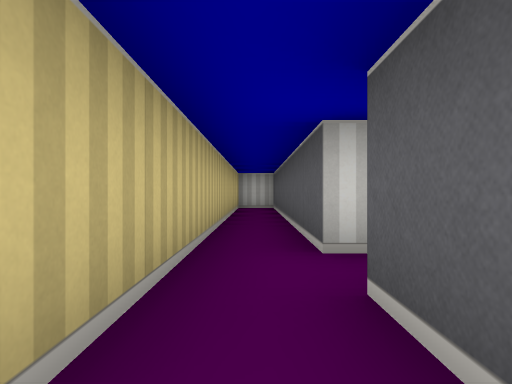
[1] (above)

18 first-person views from a walk through a cub3D ray-caster map. The camera is about half as high as the walls, looks level and sees 75° across. The floor is counted in squares. Each view is taken from the middle of a square. On the plan, view 1 faces up. The plan holds only what a view shows up to about 9 squares ahead; the rest is blank.

[2]
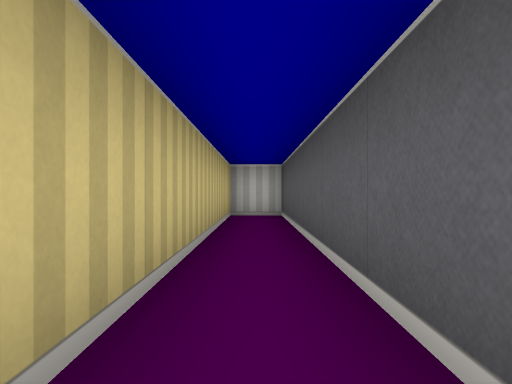

[3]
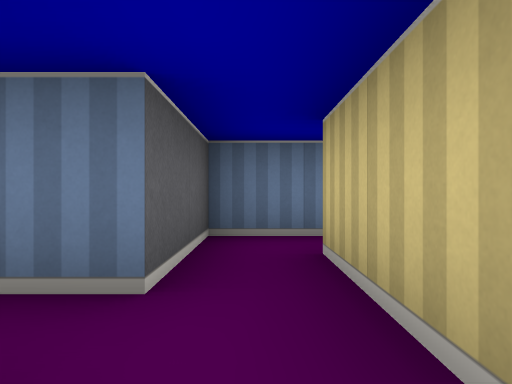

[4]
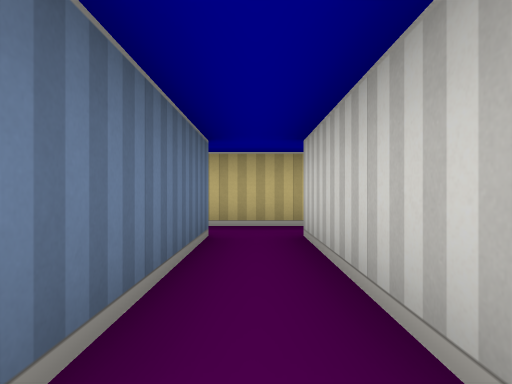

[5]
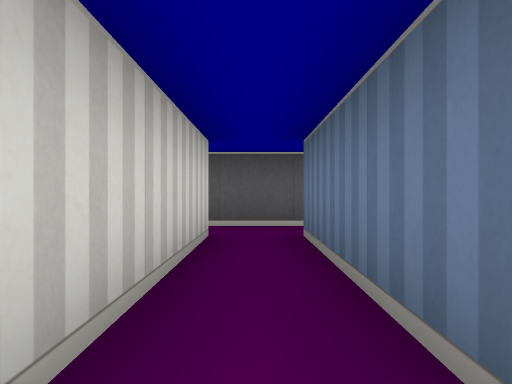

[6]
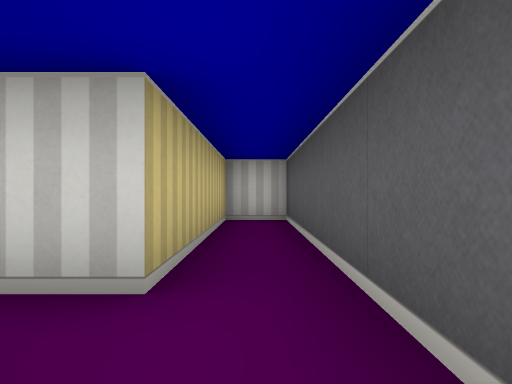

[7]
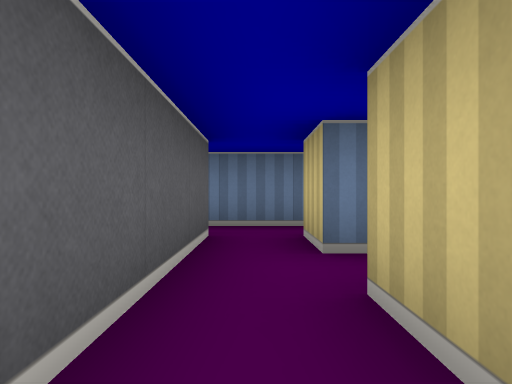

[8]
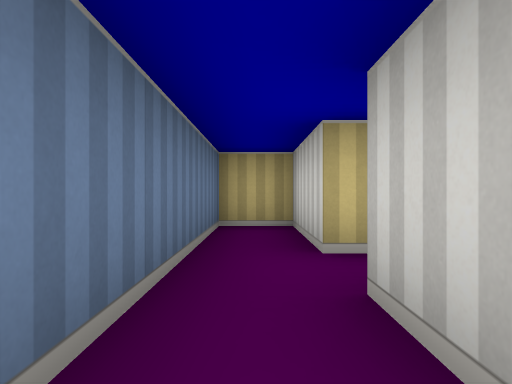

[9]
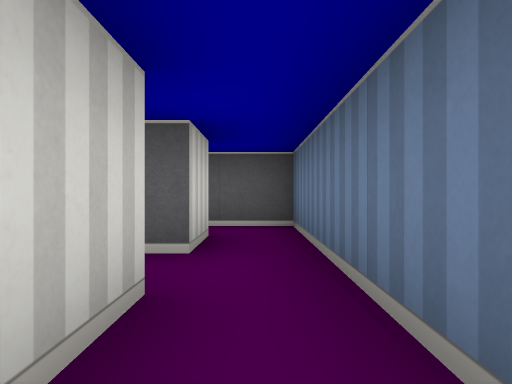

[10]
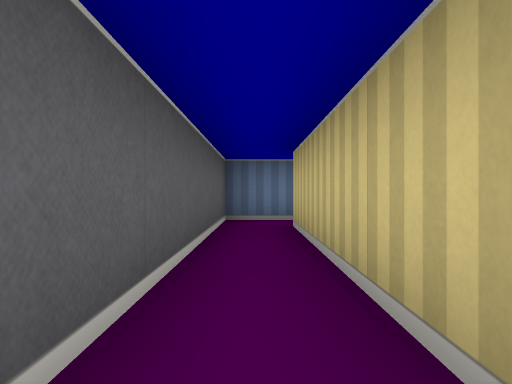

[11]
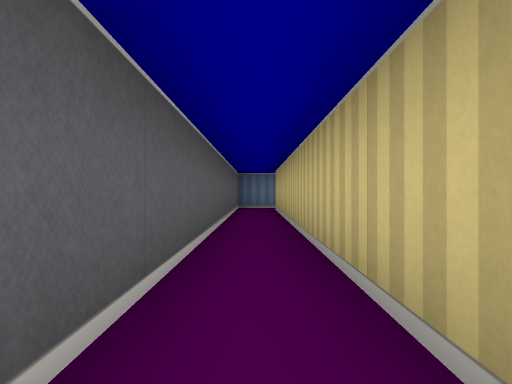

[12]
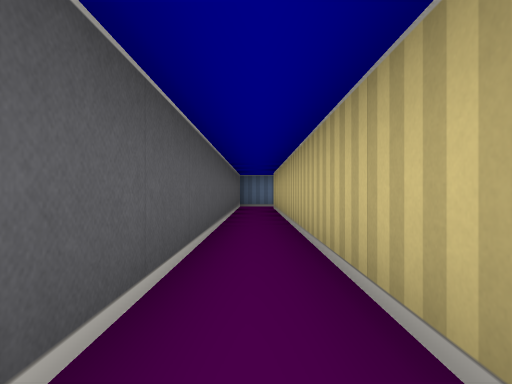

[13]
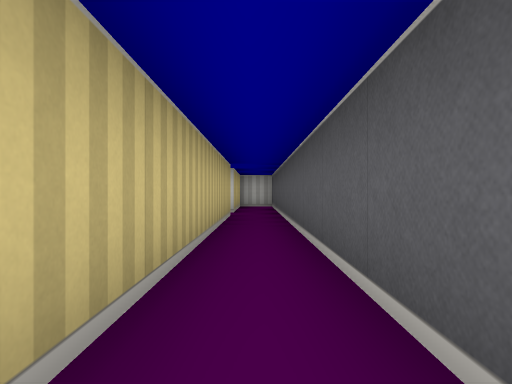

[14]
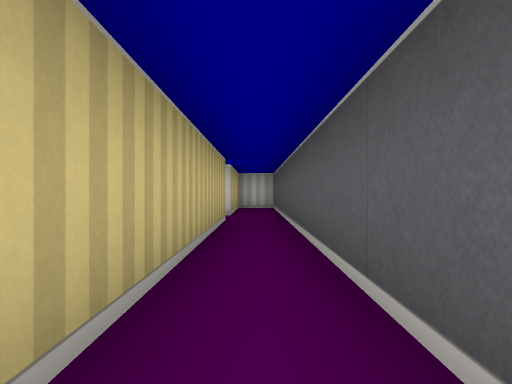

[15]
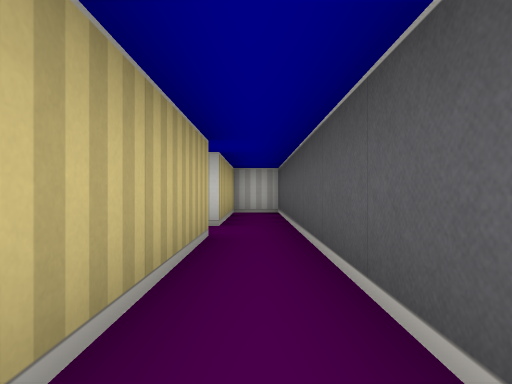

[16]
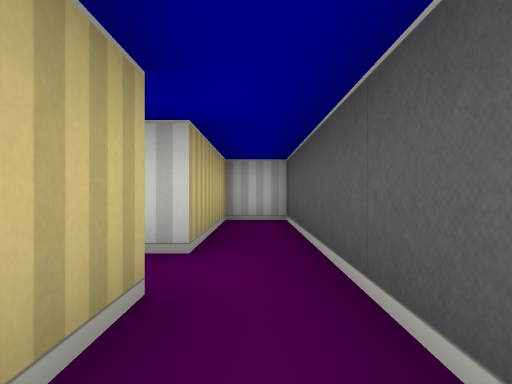

[17]
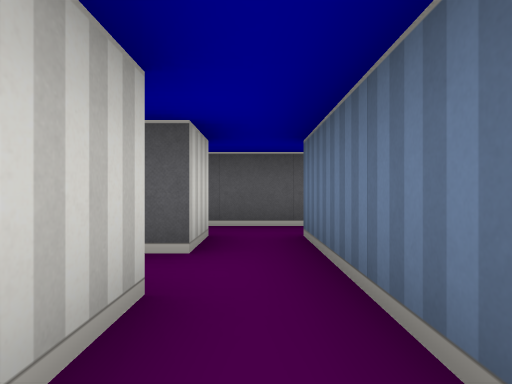

[18]
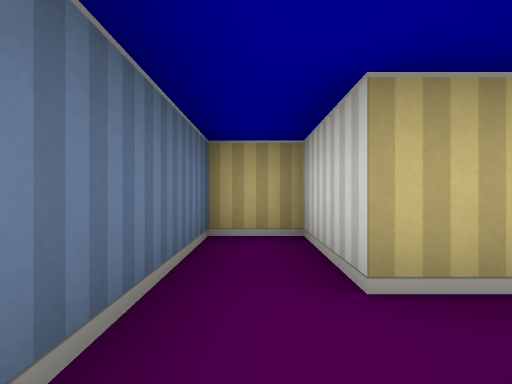

### Floor plan
Points are (right, up) in squares from view 1. A wall is a line through its corners. A room is listed if a view was taken in it or the views show most of it. See-through windows are left out.
Room 1 (view 1)
walls: (-0.8, -0.5) (0.5, -0.5) (0.5, 0.5)
ways out: opening at (0, 1) to room 2; opening at (-1, 0)
Room 2 (views 2, 3, 5)
walls: (0.5, 2.5) (0.5, 9.5) (-0.5, 9.5) (-0.5, 0.5); (0.5, 0.5) (0.5, 1.5)
ways out: opening at (0, 1) to room 1; opening at (1, 2) to room 3
Room 3 (views 4, 7)
walls: (4.5, 1.5) (4.5, 6.5) (3.5, 6.5) (3.5, 2.5) (0.5, 2.5); (0.5, 1.5) (3.5, 1.5)
ways out: opening at (1, 2) to room 2; opening at (4, 1) to room 4
Room 4 (views 6, 9)
walls: (3.5, 1.5) (3.5, 0.5) (1.5, 0.5) (1.5, -0.5) (4.5, -0.5); (4.5, 0.5) (4.5, 1.5)
ways out: opening at (4, 1) to room 3; opening at (5, 0) to room 5
Room 5 (views 8, 10, 11, 12, 13, 14, 15, 16, 18)
walls: (4.5, 13.5) (5.5, 13.5) (5.5, 0.5) (4.5, 0.5); (4.5, -0.5) (6.5, -0.5) (6.5, 17.5) (5.5, 17.5) (5.5, 14.5) (4.5, 14.5)
ways out: opening at (5, 0) to room 4; opening at (5, 14) to room 6
Room 6 (view 17)
walls: (3.5, 14.5) (1.5, 14.5) (1.5, 13.5) (4.5, 13.5)
ways out: opening at (5, 14) to room 5; opening at (4, 15.5)

Where each view was taken, in squares from view 1:
view 1: 0 up, 0 right, facing up
view 2: 3 up, 0 right, facing up
view 3: 3 up, 0 right, facing down
view 4: 2 up, 4 right, facing left
view 5: 2 up, 0 right, facing right
view 6: 1 up, 4 right, facing up
view 7: 4 up, 4 right, facing down
view 8: 0 up, 6 right, facing left
view 9: 0 up, 2 right, facing right
view 10: 5 up, 6 right, facing down
view 11: 9 up, 6 right, facing down
view 12: 10 up, 6 right, facing down
view 13: 7 up, 6 right, facing up
view 14: 8 up, 6 right, facing up
view 15: 10 up, 6 right, facing up
view 16: 12 up, 6 right, facing up
view 17: 14 up, 2 right, facing right
view 18: 14 up, 5 right, facing left
